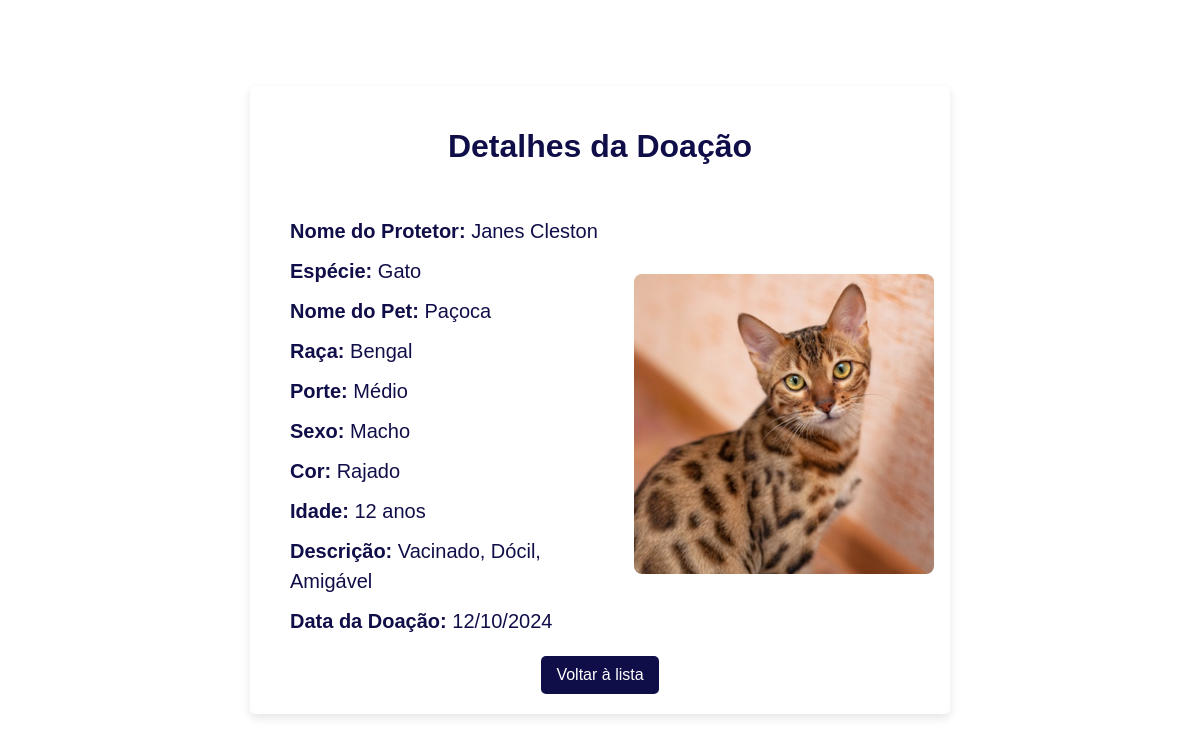
/crud/public/visualizar_doacao.php?id=8, run on the app's committed database.
### tables this page shows
CREATE TABLE `doacoes` (
  `id` int(11) NOT NULL,
  `pet_id` int(11) DEFAULT NULL,
  `usuario_id` int(11) DEFAULT NULL,
  `data` date DEFAULT NULL,
  `criado_em` timestamp NOT NULL DEFAULT current_timestamp(),
  `endereco_id` int(11) DEFAULT NULL
);

CREATE TABLE `usuarios` (
  `id` int(11) NOT NULL,
  `nome` varchar(100) NOT NULL,
  `sobrenome` varchar(100) NOT NULL,
  `cpf` varchar(14) NOT NULL,
  `telefone` varchar(15) NOT NULL,
  `email` varchar(100) NOT NULL,
  `senha` varchar(255) NOT NULL,
  `criado_em` timestamp NOT NULL DEFAULT current_timestamp(),
  `perfil_id` int(11) NOT NULL,
  `data_nascimento` date DEFAULT NULL
);

CREATE TABLE `especie` (
  `id` int(11) NOT NULL,
  `nome` varchar(100) DEFAULT NULL
);

CREATE TABLE `pets` (
  `id` int(11) NOT NULL,
  `nome` varchar(100) NOT NULL,
  `especie_id` int(11) NOT NULL,
  `raca` varchar(100) NOT NULL,
  `porte` varchar(50) NOT NULL,
  `sexo` enum('Macho','Fêmea') NOT NULL,
  `cor` varchar(50) NOT NULL,
  `idade` int(11) NOT NULL,
  `descricao` text DEFAULT NULL,
  `foto` text DEFAULT NULL,
  `criado_em` timestamp NOT NULL DEFAULT current_timestamp()
);

CREATE TABLE `fotos` (
  `id` int(11) NOT NULL,
  `nome` varchar(100) NOT NULL,
  `url` varchar(100) NOT NULL,
  `pet_id` int(11) NOT NULL
);

### crud/controllers/PetController.php (called while the page is built, shortened)
<?php
require_once '../models/Pet.php';
class PetController {
    private $petModel;
    public function __construct($db) {
        $this->petModel = new Pet( $db);
    }
    public function visualizarDoacao($id) {
        $doacao = $this->petModel->visualizarDoacao($id);
        return $doacao;
    }
}
?>

### crud/models/Pet.php (called while the page is built, shortened)
<?php
class Pet
{
    private $conn;
    public function __construct($db) {
        $this->conn = $db;
    }
    public function visualizarDoacao($doacao_id) {
        $sql = "SELECT d.id AS doacao_id,
                       p.id AS pet_id,
                       p.nome,
                       p.especie_id,
                       p.raca,
                       p.porte,
                       p.sexo,
                       p.cor,
                       p.idade,
                       p.descricao,
                       d.data,
                       u.nome AS usuario_nome,
                       u.sobrenome AS usuario_sobrenome,
                       e.nome AS especie_nome,
                       f.url AS foto_url
                FROM doacoes d
                JOIN pets p ON d.pet_id = p.id
                JOIN usuarios u ON d.usuario_id = u.id
                LEFT JOIN fotos f ON p.id = f.pet_id
                LEFT JOIN especie e ON p.especie_id = e.id
                WHERE d.id = ?
                LIMIT 1";
        $stmt = $this->conn->prepare($sql);
        $stmt->bind_param("i", $doacao_id);
        $stmt->execute();
        $result = $stmt->get_result();
        if ($result->num_rows > 0) {
            return $result->fetch_assoc();
        } else {
            return null;
        }
    }
}
?>

### crud/public/visualizar_doacao.php (the view, shortened to what this page needs)
<?php
require '../controllers/PetController.php';
$db = (new DataBase())->getConnection();
$petController = new PetController($db);
if (isset($_GET['id'])) {
    $doacao = $petController->visualizarDoacao($_GET['id']);
} else {
    die("ID da doação não fornecido.");
}
?>
<!DOCTYPE html>
<html lang="pt-BR">
<head>
</head>
<body>
    <div class="container">
        <h1>Detalhes da Doação</h1>
        <div class="info-container">
            <div class="text-info">
                <p><strong>Nome do Protetor:</strong>
                    <?= htmlspecialchars($doacao['usuario_nome'] . ' ' . $doacao['usuario_sobrenome']) ?></p>
                <p><strong>Espécie:</strong> <?= htmlspecialchars($doacao['especie_nome']) ?></p>
                <p><strong>Nome do Pet:</strong> <?= htmlspecialchars($doacao['nome']) ?></p>
                <p><strong>Raça:</strong> <?= htmlspecialchars($doacao['raca']) ?></p>
                <p><strong>Porte:</strong> <?= htmlspecialchars($doacao['porte']) ?></p>
                <p><strong>Sexo:</strong> <?= htmlspecialchars($doacao['sexo']) ?></p>
                <p><strong>Cor:</strong> <?= htmlspecialchars($doacao['cor']) ?></p>
                <p><strong>Idade:</strong> <?= htmlspecialchars($doacao['idade']) ?> anos</p>
                <p><strong>Descrição:</strong> <?= htmlspecialchars($doacao['descricao']) ?></p>
                <p><strong>Data da Doação:</strong>
                    <?= (new DateTime($doacao['data']))->format('d/m/Y') ?></p>
            </div>
            <div class="image-info">
                <?php if (!empty($doacao['foto_url'])): ?>
                    <?php
                    $imgSrc = '../../' . $doacao['foto_url'];
                    ?>
                    <img src="<?= htmlspecialchars($imgSrc) ?>" alt="Foto do Pet">
                <?php else: ?>
                    <p>Nenhuma foto disponível.</p>
                <?php endif; ?>
            </div>
        </div>
        <div class="btn-group">
            <a href="listar_doacoes.php" class="btn voltar">Voltar à lista</a>
        </div>
    </div>
</body>
</html>

### crud/public/visualizar_doacao.php (style rules this page uses)
body { font-family: Candara, sans-serif; background-color: #fff; color: #100e48; margin: 0; display: flex; justify-content: center; align-items: center; height: 100vh; }
.container { background-color: #fff; padding: 20px 40px; border-radius: 5px; box-shadow: 0 4px 10px rgba(0, 0, 0, 0.1); max-width: 700px; width: 90%; box-sizing: border-box; text-align: left; display: flex; flex-direction: column; }
.info-container { display: flex; align-items: center; margin-top: 20px; }
.info-container img { width: 300px; height: 300px; object-fit: cover; border-radius: 8px; margin-left: 30px; }
.btn-group { display: flex; justify-content: center; margin-top: -10px; }
h1 { text-align: center; color: #100e48; }
p { margin: 10px 0; font-size: 20px; line-height: 1.5; }
img { max-width: 100%; height: auto; border-radius: 5px; margin: 10px 0; }
a { display: inline-block; background-color: #100e48; color: #fff; padding: 10px 15px; border-radius: 5px; text-decoration: none; margin-top: 20px; text-align: center; }

### data on the page
doacoes: usuario.sobrenome "Janes Cleston", especie.nome "Gato", pet.nome "Paçoca", pet.raca "Bengal", pet.porte "Médio", pet.sexo "Macho", pet.cor "Rajado", pet.idade "12", pet.descricao "Vacinado, Dócil, Amigável", data "12/10/2024", fotos.url (picture)
